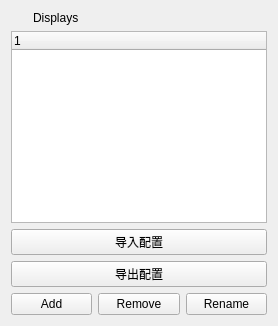
                        <widget class="QWidget" name="tab_6">
                         <attribute name="title">
                          <string>rviz</string>
                         </attribute>
                         <layout class="QVBoxLayout" name="verticalLayout_8">
                          <item>
                           <layout class="QVBoxLayout" name="verticalLayout_5">
                            <item>
                             <layout class="QHBoxLayout" name="horizontalLayout_6">
                              <item>
                               <widget class="QLabel" name="label_12">
                                <property name="maximumSize">
                                 <size>
                                  <width>16</width>
                                  <height>16</height>
                                 </size>
                                </property>
                                <property name="text">
                                 <string/>
                                </property>
                                <property name="pixmap">
                                 <pixmap resource="../resources/images.qrc">:/images/classes/Displays.svg</pixmap>
                                </property>
                               </widget>
                              </item>
                              <item>
                               <widget class="QLabel" name="label_13">
                                <property name="text">
                                 <string>Displays</string>
                                </property>
                               </widget>
                              </item>
                             </layout>
                            </item>
                            <item>
                             <widget class="QTreeWidget" name="treeWidget_rviz">
                              <attribute name="headerCascadingSectionResizes">
                               <bool>true</bool>
                              </attribute>
                              <attribute name="headerDefaultSectionSize">
                               <number>160</number>
                              </attribute>
                              <attribute name="headerMinimumSectionSize">
                               <number>160</number>
                              </attribute>
                              <column>
                               <property name="text">
                                <string notr="true">1</string>
                               </property>
                              </column>
                             </widget>
                            </item>
                            <item>
                             <widget class="QPushButton" name="pushButton_rvizReadDisplaySet">
                              <property name="text">
                               <string>导入配置</string>
                              </property>
                             </widget>
                            </item>
                            <item>
                             <widget class="QPushButton" name="pushButton_rvizSaveDisplaySet">
                              <property name="text">
                               <string>导出配置</string>
                              </property>
                             </widget>
                            </item>
                            <item>
                             <layout class="QHBoxLayout" name="horizontalLayout_5">
                              <item>
                               <widget class="QPushButton" name="pushButton_add_topic">
                                <property name="text">
                                 <string>Add</string>
                                </property>
                               </widget>
                              </item>
                              <item>
                               <widget class="QPushButton" name="pushButton_4">
                                <property name="text">
                                 <string>Remove</string>
                                </property>
                               </widget>
                              </item>
                              <item>
                               <widget class="QPushButton" name="pushButton_5">
                                <property name="text">
                                 <string>Rename</string>
                                </property>
                               </widget>
                              </item>
                             </layout>
                            </item>
                           </layout>
                          </item>
                         </layout>
                        </widget>
